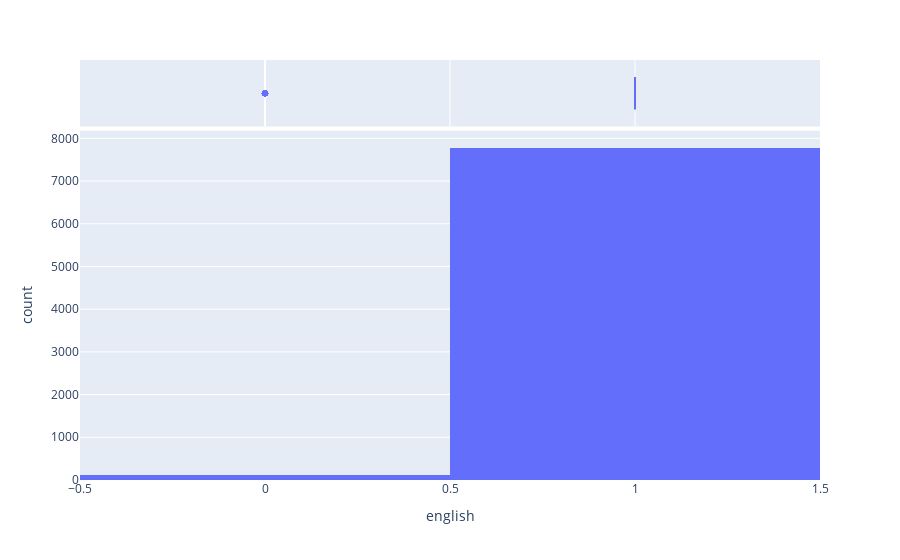

This figure's notebook cell:
### Markdown cell above
La feature `release_date` se extiende entre el 30-06-1997 y el 01-05-2019, en su distribución se muestra que la mayor cantidad de lanzamientos ocurre entre marzo y abril de 2016. Al ser la fecha una variable cíclica se pueden observar distintos aumentos en los lanzamientos y ocurren regularmente en septiembre de cada año por lo que se podría pensar que en este mes ocurren los lanzamientos de juegos más esperados, pero se debería cruzar esta información con otros atributos para validar dicha hipótesis. De todas formas, se debe incorporar la fecha dentro del dataset realizando un preprocesamiento de esta mediante aplicación de funciones trigonométricas y/o adición de estaciones del año u otra categoría de análisis anual.

### Code cell
fig = px.histogram(obj,x=num_cols[1],marginal='box')
#fig.update_xaxes(categoryorder="total descending")
fig.show()

### Figure 1 — Plotly figure (JSON) as saved in the notebook; plotly's stock layout.template omitted (floating-point values rounded to 4 significant figures; data arrays with more than 128 entries replaced by an {"elided": "..."} marker saying what was removed)
{"data": [{"alignmentgroup": "True", "bingroup": "x", "hovertemplate": "english=%{x}<br>count=%{y}<extra></extra>", "legendgroup": "", "marker": {"color": "#636efa", "pattern": {"shape": ""}}, "name": "", "offsetgroup": "", "orientation": "v", "showlegend": false, "type": "histogram", "x": {"elided": "7881 int values"}, "xaxis": "x", "yaxis": "y"}, {"alignmentgroup": "True", "hovertemplate": "english=%{x}<extra></extra>", "legendgroup": "", "marker": {"color": "#636efa"}, "name": "", "notched": true, "offsetgroup": "", "showlegend": false, "type": "box", "x": {"elided": "7881 int values"}, "xaxis": "x2", "yaxis": "y2"}], "layout": {"autosize": true, "barmode": "relative", "legend": {"tracegroupgap": 0}, "margin": {"t": 60}, "xaxis": {"anchor": "y", "autorange": true, "domain": [0, 1], "range": [-0.5, 1.5], "title": {"text": "english"}, "type": "linear"}, "xaxis2": {"anchor": "y2", "autorange": true, "domain": [0, 1], "matches": "x", "range": [-0.5, 1.5], "showgrid": true, "showticklabels": false, "type": "linear"}, "yaxis": {"anchor": "x", "autorange": true, "domain": [0, 0.8316], "range": [0, 8178.0], "title": {"text": "count"}}, "yaxis2": {"anchor": "x2", "autorange": true, "domain": [0.8416, 1], "matches": "y2", "range": [-0.5, 0.5], "showgrid": false, "showline": false, "showticklabels": false, "ticks": "", "type": "category"}}}
